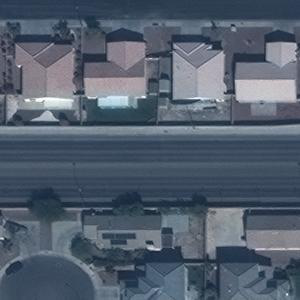
#> input picture image segmentation/img2.png, 300 x 300 px
$ python 5.1_SaturationImage.py
#> lines starting #> are read from the running program, lines starting #| are printed output that depends on the picture
from skimage.color import rgb2hsv
import matplotlib.pyplot as plt
import numpy as np
from PIL import Image

# Read the input image "img3.png"
img_path = "img2.png"
sample = np.array(Image.open(img_path))
#> sample is the input picture: shape (300, 300, 3); mean R, G, B 82.9, 94.6, 109.7

# Convert to hsv scale
sample_hsv = rgb2hsv(sample)
#> sample_hsv: shape (300, 300, 3) float64; mean of channels 0, 1, 2 0.608, 0.282, 0.43

# Extract the saturation channel
saturation_image = (sample_hsv[:, :, 1] * 255).astype(np.uint8)
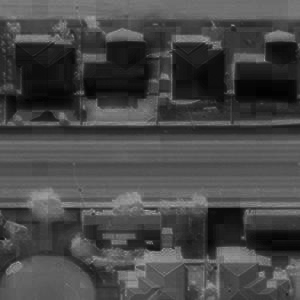
#> saturation_image: shape (300, 300); min 2, max 171, mean 71.5

# Save the saturation image as "img6.png"
output_path = "img6.png"
Image.fromarray(saturation_image).save(output_path)

# Display the results
fig, ax = plt.subplots(1, 2, figsize=(15, 5))
ax[0].imshow(sample)
ax[0].set_title('Original Image', fontsize=15)

ax[1].imshow(saturation_image, cmap='gray')
ax[1].set_title('Saturation Image', fontsize=15)

plt.tight_layout()
plt.show()
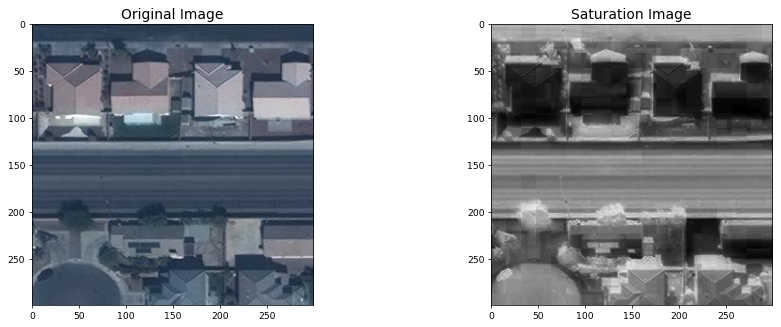
#> figure drawn by matplotlib, 2 panels

$ run again, with image segmentation/img3.png copied over image segmentation/img2.png
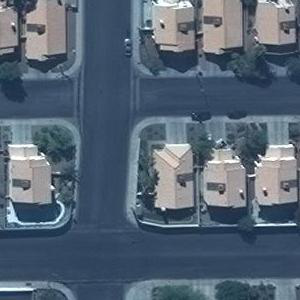
#> input picture image segmentation/img3.png, 300 x 300 px
#> sample is the input picture: shape (300, 300, 3); mean R, G, B 86.1, 101.1, 117.1
#> sample_hsv: shape (300, 300, 3) float64; mean of channels 0, 1, 2 0.552, 0.323, 0.464
#> `saturation_image = (sample_hsv[:, :, 1] * 255).astype(np.uint8)`:
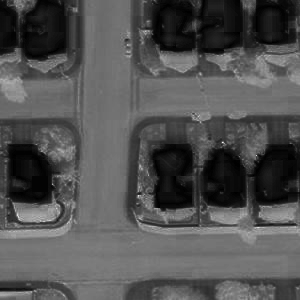
#> saturation_image: shape (300, 300); min 0, max 241, mean 81.8
#> `plt.show()`:
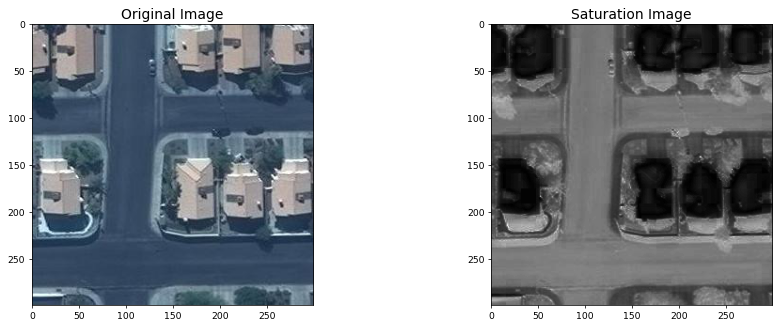
#> figure drawn by matplotlib, 2 panels

$ run again, with image segmentation/img1.png copied over image segmentation/img2.png
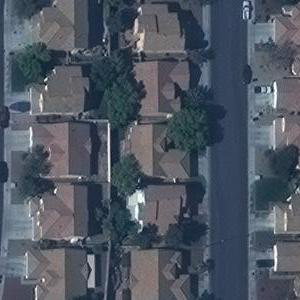
#> input picture image segmentation/img1.png, 300 x 300 px
#> sample is the input picture: shape (300, 300, 3); mean R, G, B 78.4, 86.8, 98.9
#> sample_hsv: shape (300, 300, 3) float64; mean of channels 0, 1, 2 0.617, 0.255, 0.39
#> `saturation_image = (sample_hsv[:, :, 1] * 255).astype(np.uint8)`:
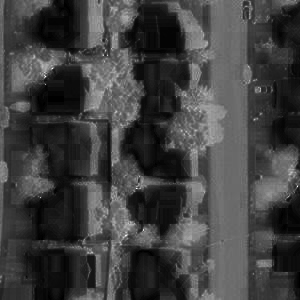
#> saturation_image: shape (300, 300); min 0, max 255, mean 64.6
#> `plt.show()`:
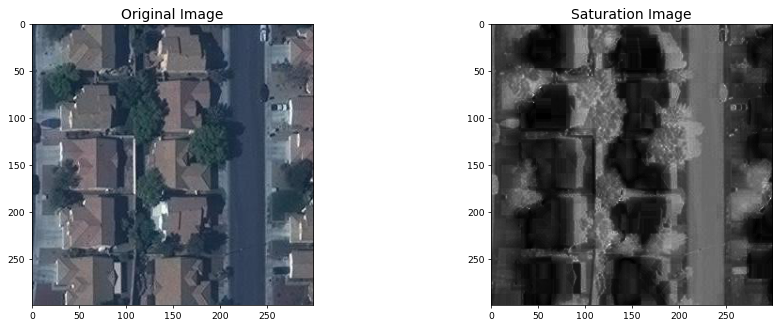
#> figure drawn by matplotlib, 2 panels

$ run again, with image segmentation/img4.png copied over image segmentation/img2.png
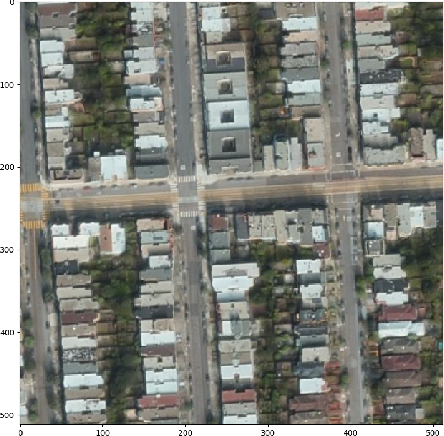
#> input picture image segmentation/img4.png, 444 x 436 px
#> sample is the input picture: shape (436, 444, 3); mean R, G, B 128.9, 130.5, 123.8
#> sample_hsv: shape (436, 444, 3) float64; mean of channels 0, 1, 2 0.253, 0.103, 0.521
#> `saturation_image = (sample_hsv[:, :, 1] * 255).astype(np.uint8)`:
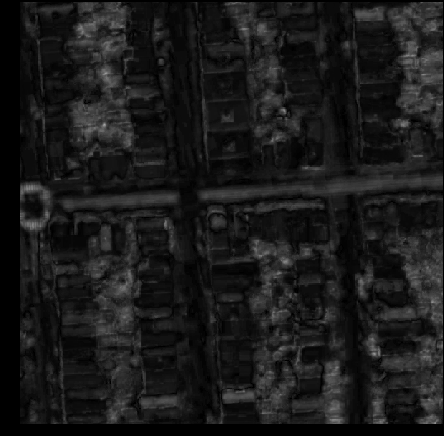
#> saturation_image: shape (436, 444); min 0, max 162, mean 25.9
#> `plt.show()`:
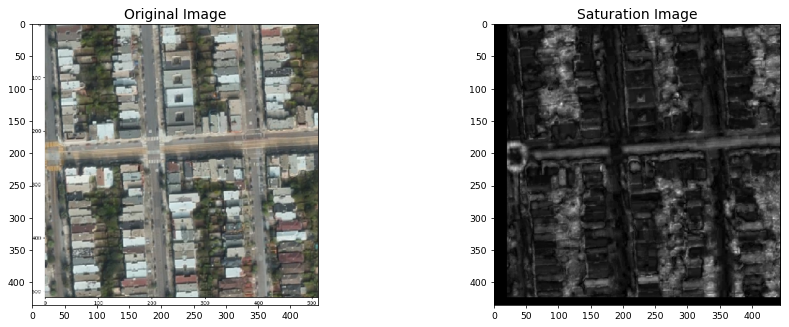
#> figure drawn by matplotlib, 2 panels
